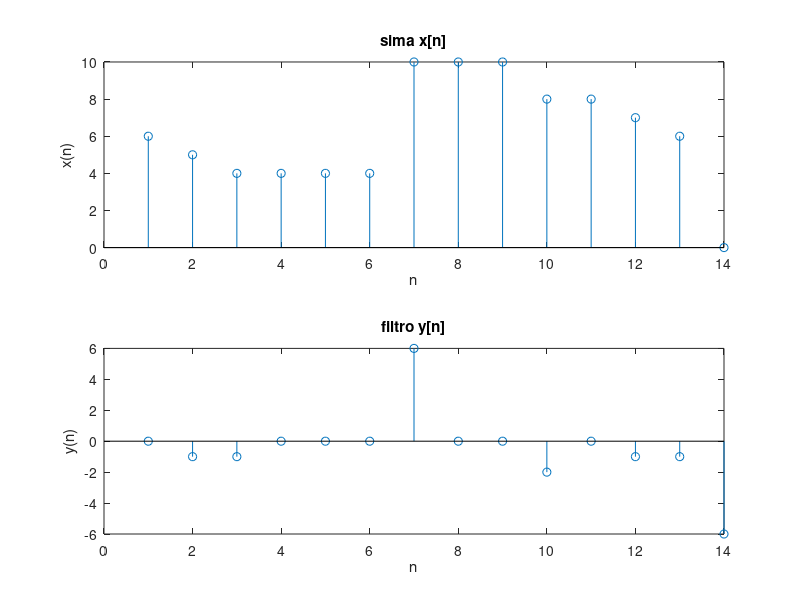
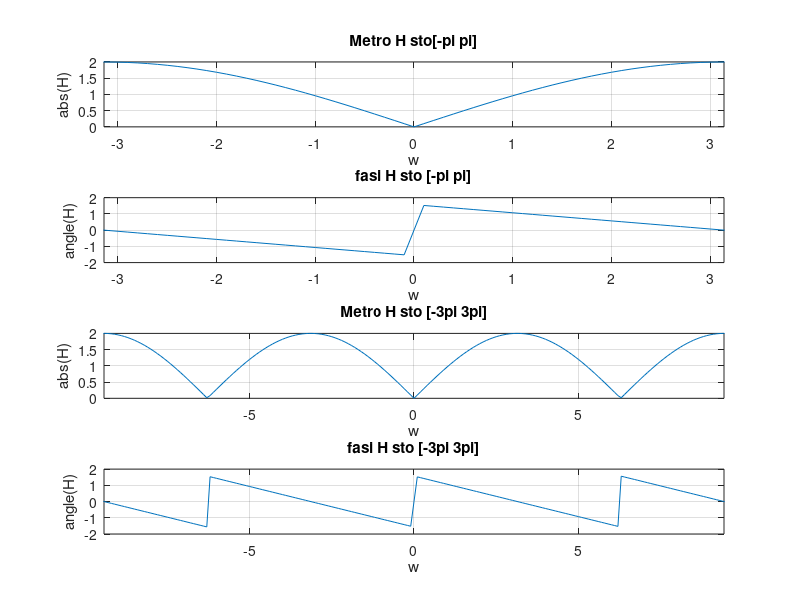

Recreate these plots in MATLAB, in order. (Note: this script raises an error after producing the figures.)
function Ask2
%2a
  x = [6, 5, 4, 4, 4, 4, 10, 10, 10, 8, 8, 7, 6, 0];
  y = zeros(1,14);
  y(1) = 0;
  
  for n=2:14
    y(n) = x(n)-x(n-1);
  end
  
  figure(1);
  subplot(2,1,1);
  stem(x);
  xlabel("n");
  ylabel("x(n)");
  title("sima x[n]");
      
  subplot(2,1,2);
  stem(y);
  xlabel("n");
  ylabel("y(n)");
  title("filtro y[n]");
  saveas(gcf,"ask2a.jpg");

%2b
  w = -1000:0.1:1000;
  H=1-cos(w)+j*sin(w);
  
  figure(2);
  subplot(411);
  plot(w,abs(H)); grid;
  xlim([-pi pi]);
  xlabel("w");
  ylabel("abs(H)");
  title("Metro H sto[-pi pi]");
  
  subplot(412);
  plot(w,angle(H)); grid;
  xlim([-pi pi]);
  xlabel("w");
  ylabel("angle(H)");
  title("fasi H sto [-pi pi]");
  
  subplot(413);
  plot(w,abs(H)); grid;
  xlim([-3*pi 3*pi]);
  xlabel("w");
  ylabel("abs(H)");
  title("Metro H sto [-3pi 3pi]");
  refresh();
  
  subplot(414);
  plot(w,angle(H)); grid;
  xlim([-3*pi 3*pi]);
  xlabel("w");
  ylabel("angle(H)");
  title("fasi H sto [-3pi 3pi]");
  refresh();
  
  saveas(gcf,"ask2b.jpg");
%2c
  X = imread('peppers.png');
  figure; imshow(X);
  X = double(rgb2gray(X));
  figure; imshow(X,[]);  
  [R C]=size(X);
  
  Y = zeros(R,C);
  Z = zeros(R,C);
  G = zeros(R,C);
  
  for i=2:R
  Y(i,1)=0;
    for j=2:C
      Y(i,j) = X(i,j)-X(i-1,j);
    end 
  end
  
  for i=2:C
    Z(1,i)=0;
     for j=2:R
      Z(j,i)= X(j,i)-X(j,i-1);
     end
  end
  
  for i=2:R
    for j=1:C
      G(i,j)=sqrt(Y(i,j)^2 + Z(i,j)^2);
    end
  end
  
  figure(5);imshow(X,[]);
  title("aspromayro pepers");
  saveas(gcf,"ask2c.jpg");
  figure(6);imshow(Y,[]);
  title("Y");
  saveas(gcf,"ask2cii.jpg");
  figure(7);imshow(Z,[]);
  title("Z");
  saveas(gcf,"ask2ciii.jpg");
  figure(8);imshow(G,[]);
  title("G");
  saveas(gcf,"ask2civ.jpg");
  
  
endfunction
